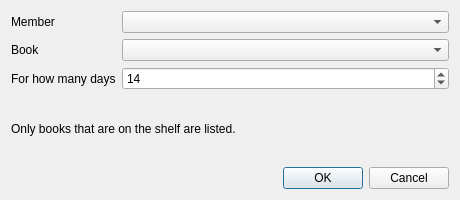
<?xml version="1.0" encoding="UTF-8"?>
<ui version="4.0">
 <class>LendDialog</class>
 <widget class="QDialog" name="LendDialog">
  <property name="geometry">
   <rect><x>0</x><y>0</y><width>460</width><height>200</height></rect>
  </property>
  <property name="windowTitle"><string>Lend a book</string></property>
  <layout class="QVBoxLayout" name="mainLayout">
   <item>
    <layout class="QFormLayout" name="formLayout">
     <item row="0" column="0">
      <widget class="QLabel" name="labelMember">
       <property name="text"><string>Member</string></property>
      </widget>
     </item>
     <item row="0" column="1">
      <widget class="QComboBox" name="comboMember"/>
     </item>
     <item row="1" column="0">
      <widget class="QLabel" name="labelBook">
       <property name="text"><string>Book</string></property>
      </widget>
     </item>
     <item row="1" column="1">
      <widget class="QComboBox" name="comboBook"/>
     </item>
     <item row="2" column="0">
      <widget class="QLabel" name="labelDays">
       <property name="text"><string>For how many days</string></property>
      </widget>
     </item>
     <item row="2" column="1">
      <widget class="QSpinBox" name="spinDays">
       <property name="minimum"><number>1</number></property>
       <property name="maximum"><number>90</number></property>
       <property name="value"><number>14</number></property>
      </widget>
     </item>
    </layout>
   </item>
   <item>
    <widget class="QLabel" name="labelHint">
     <property name="text"><string>Only books that are on the shelf are listed.</string></property>
    </widget>
   </item>
   <item>
    <widget class="QDialogButtonBox" name="buttonBox">
     <property name="orientation"><enum>Qt::Horizontal</enum></property>
     <property name="standardButtons"><set>QDialogButtonBox::Cancel|QDialogButtonBox::Ok</set></property>
    </widget>
   </item>
  </layout>
 </widget>
 <resources/>
 <connections/>
</ui>
